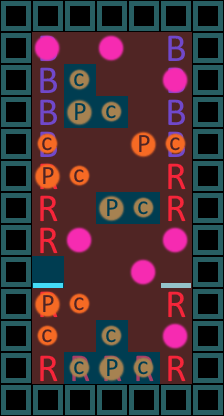

This is a level from a 2D game, rendered from its Tiled map with the project's own tilesets. A one-line summary and the complete map file follow:
An orthogonal 7x13 tile map with 32x32 px tiles, 4 tile layers (bus, people, people, areas), 2 hidden layers not drawn.

<map version="1.2" tiledversion="1.3.4" orientation="orthogonal" renderorder="right-down" width="7" height="13" tilewidth="32" tileheight="32" infinite="0" nextlayerid="9" nextobjectid="1">
 <tileset firstgid="1" source="rough sprites for level design.tsx" />
 <layer id="1" name="bus" width="7" height="13" locked="1">
  <data encoding="csv">
4,4,4,4,4,4,4,
4,1,0,0,0,1,4,
4,1,0,0,0,1,4,
4,1,0,0,0,1,4,
4,1,0,0,0,1,4,
4,2,0,0,0,2,4,
4,2,0,0,0,2,4,
4,2,0,0,0,0,4,
4,3,0,0,0,3,4,
4,2,0,0,0,2,4,
4,0,0,0,0,0,4,
4,2,2,2,2,2,4,
4,4,4,4,4,4,4
</data>
 </layer>
 <group id="5" name="Unmoveable">
  <layer id="6" name="people" width="7" height="13">
   <data encoding="csv">
0,0,0,0,0,0,0,
0,7,0,7,0,0,0,
0,0,0,0,0,7,0,
0,0,0,0,0,0,0,
0,12,0,0,11,12,0,
0,11,12,0,0,0,0,
0,0,0,0,0,0,0,
0,0,7,0,0,7,0,
0,0,0,0,7,0,0,
0,11,12,0,0,0,0,
0,12,0,0,0,7,0,
0,0,0,0,0,0,0,
0,0,0,0,0,0,0
</data>
  </layer>
  <layer id="7" name="distancing" width="7" height="13" visible="0">
   <data encoding="csv">
0,0,0,0,0,0,0,
0,0,9,0,9,9,0,
0,9,0,9,9,0,0,
0,9,0,0,9,9,0,
0,0,9,9,0,0,0,
0,0,0,9,9,9,0,
0,9,9,0,0,9,0,
0,9,0,9,9,0,0,
0,0,9,9,0,9,0,
0,0,0,9,9,9,0,
0,0,9,0,9,0,0,
0,9,0,0,0,9,0,
0,0,0,0,0,0,0
</data>
  </layer>
 </group>
 <group id="4" name="Moveable">
  <layer id="2" name="people" width="7" height="13">
   <data encoding="csv">
0,0,0,0,0,0,0,
0,0,0,0,0,0,0,
0,0,12,0,0,0,0,
0,0,11,12,0,0,0,
0,0,0,0,0,0,0,
0,0,0,0,0,0,0,
0,0,0,11,12,0,0,
0,0,0,0,0,0,0,
0,0,0,0,0,0,0,
0,0,0,0,0,0,0,
0,0,0,12,0,0,0,
0,0,12,11,12,0,0,
0,0,0,0,0,0,0
</data>
  </layer>
  <layer id="3" name="distancing" width="7" height="13" visible="0">
   <data encoding="csv">
0,0,0,0,0,0,0,
0,0,10,0,0,0,0,
0,10,0,10,0,0,0,
0,10,0,0,10,0,0,
0,0,10,10,0,0,0,
0,0,0,10,10,0,0,
0,0,10,0,0,10,0,
0,0,0,10,10,0,0,
0,0,0,0,0,0,0,
0,0,0,10,0,0,0,
0,0,10,0,10,0,0,
0,10,0,0,0,10,0,
0,0,0,0,0,0,0
</data>
  </layer>
 </group>
 <layer id="8" name="areas" width="7" height="13">
  <data encoding="csv">
0,0,0,0,0,0,0,
0,34,34,34,34,34,0,
0,34,33,34,34,34,0,
0,34,33,33,34,34,0,
0,34,34,34,34,34,0,
0,34,34,34,34,34,0,
0,34,34,33,33,34,0,
0,34,34,34,34,34,0,
0,33,34,34,34,34,0,
0,34,34,34,34,34,0,
0,34,34,33,34,34,0,
0,34,33,33,33,34,0,
0,0,0,0,0,0,0
</data>
 </layer>
</map>
